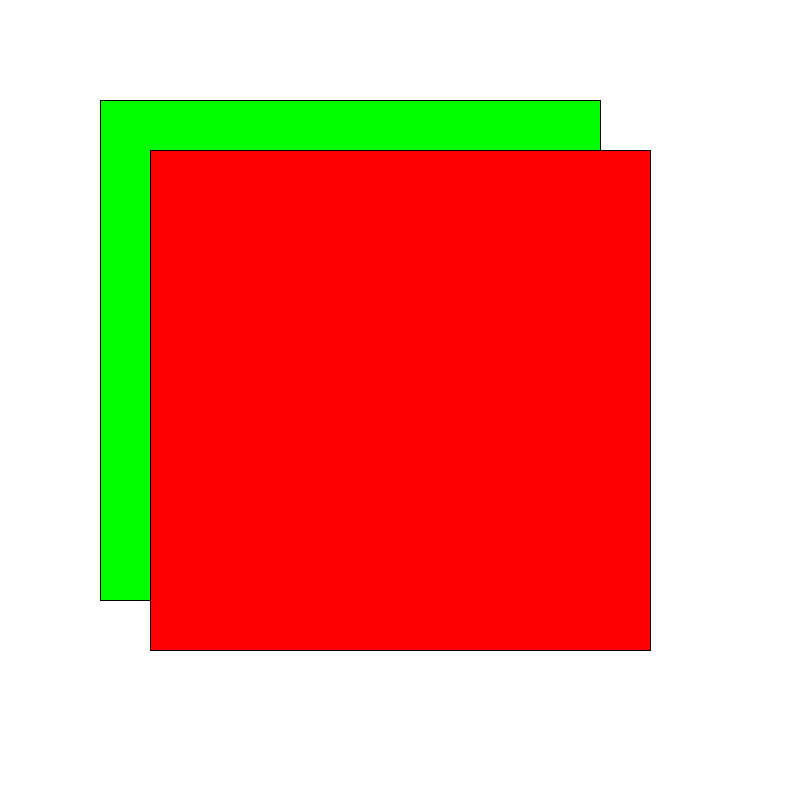
Frame 1 (no input)
Frame 60 (the mouse pressed at the canvas centre just before this capture): identical to frame 1, image omitted
Frame 120 (the mouse held since frame 60 and released just before this capture): identical to frame 1, image omitted

The Processing sketch that drew this single still picture (run headless with seeded random() and noise(); from frame 60 on, the mouse is pressed at the canvas centre):

// Processing sketch: D13
// ── D13.pde
void setup(){
  size(800,800);
}

void draw(){
 
  background(255,255,255);
  
  //noStroke();
  
  fill(0,255,0);
  rect(100,100,500,500);
  
  //background(255,255,255);

  fill(255,0,0);
  rect(150,150,500,500);
}
